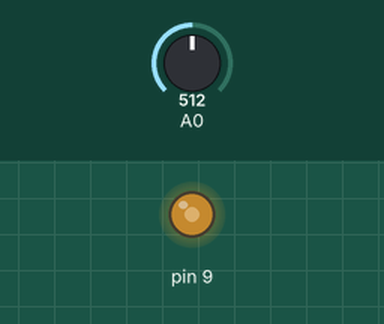
A sketch run on a simulated Arduino Uno, built with avr-gcc and run on an emulated ATmega328P. Shown: output pins drawn as LEDs (lit = HIGH). The inputs (shaded band) are chosen by the test bench; at power-on: A0 = 512.

Above: at 1.2 s.
1.3 s: A0 set to 716
At 2.0 s:
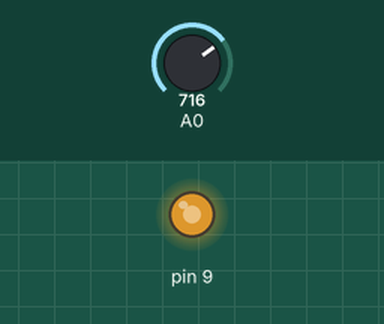
2.8 s: A0 set to 900
At 3.2 s:
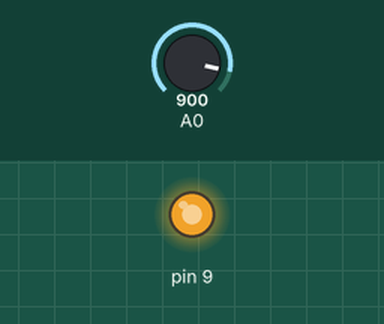
4.3 s: A0 set to 122
At 5.5 s:
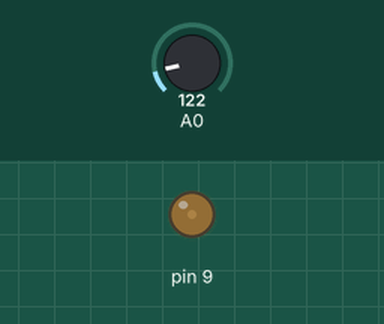
5.8 s: A0 set to 0
At 6.6 s:
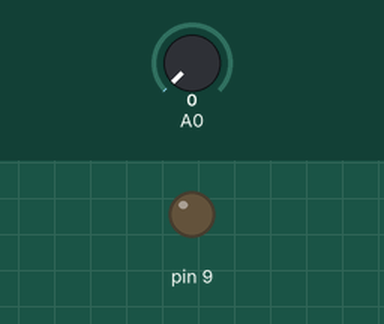
7.3 s: A0 set to 511
At 7.8 s:
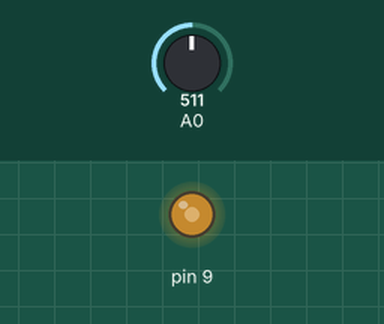
Timing chart, 0 to 9.8 s (numbered marks = the images above; inputs shaded):
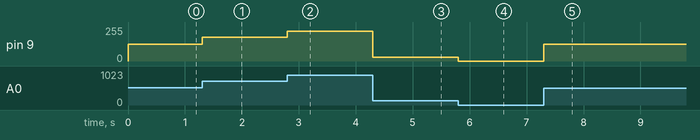

The sketch:

adjustable_resistance.ino
```cpp
void setup(){
}

void loop(){
  int val = analogRead(A0);
  analogWrite(9,map(val,0,1023,0,255));
}
```

Measured:
- after the input at 1.3 s, pin 9: 127/255 → 178/255 at once
- after the input at 2.8 s, pin 9: 178/255 → 224/255 at once
- after the input at 4.3 s, pin 9: 224/255 → 30/255 at once
- after the input at 5.8 s, pin 9: 30/255 → 0/255 at once
- after the input at 7.3 s, pin 9: 0/255 → 127/255 at once
